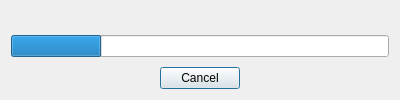
<?xml version="1.0" encoding="UTF-8"?>
<ui version="4.0">
 <class>BuildDialog</class>
 <widget class="QDialog" name="BuildDialog">
  <property name="geometry">
   <rect>
    <x>0</x>
    <y>0</y>
    <width>400</width>
    <height>100</height>
   </rect>
  </property>
  <property name="windowTitle">
   <string>Building project</string>
  </property>
  <layout class="QVBoxLayout" name="verticalLayout">
   <item>
    <spacer name="topSpacer">
     <property name="orientation">
      <enum>Qt::Vertical</enum>
     </property>
     <property name="sizeHint" stdset="0">
      <size>
       <width>20</width>
       <height>2</height>
      </size>
     </property>
    </spacer>
   </item>
   <item>
    <widget class="QLabel" name="statusLabel"/>
   </item>
   <item>
    <widget class="QProgressBar" name="progressBar">
     <property name="value">
      <number>24</number>
     </property>
     <property name="alignment">
      <set>Qt::AlignCenter</set>
     </property>
     <property name="textVisible">
      <bool>false</bool>
     </property>
    </widget>
   </item>
   <item>
    <spacer name="bottomSpacer">
     <property name="orientation">
      <enum>Qt::Vertical</enum>
     </property>
     <property name="sizeHint" stdset="0">
      <size>
       <width>20</width>
       <height>2</height>
      </size>
     </property>
    </spacer>
   </item>
   <item>
    <widget class="QDialogButtonBox" name="buttonBox">
     <property name="orientation">
      <enum>Qt::Horizontal</enum>
     </property>
     <property name="standardButtons">
      <set>QDialogButtonBox::Cancel</set>
     </property>
     <property name="centerButtons">
      <bool>true</bool>
     </property>
    </widget>
   </item>
  </layout>
 </widget>
 <resources/>
 <connections>
  <connection>
   <sender>buttonBox</sender>
   <signal>rejected()</signal>
   <receiver>BuildDialog</receiver>
   <slot>reject()</slot>
   <hints>
    <hint type="sourcelabel">
     <x>316</x>
     <y>260</y>
    </hint>
    <hint type="destinationlabel">
     <x>286</x>
     <y>274</y>
    </hint>
   </hints>
  </connection>
 </connections>
</ui>
